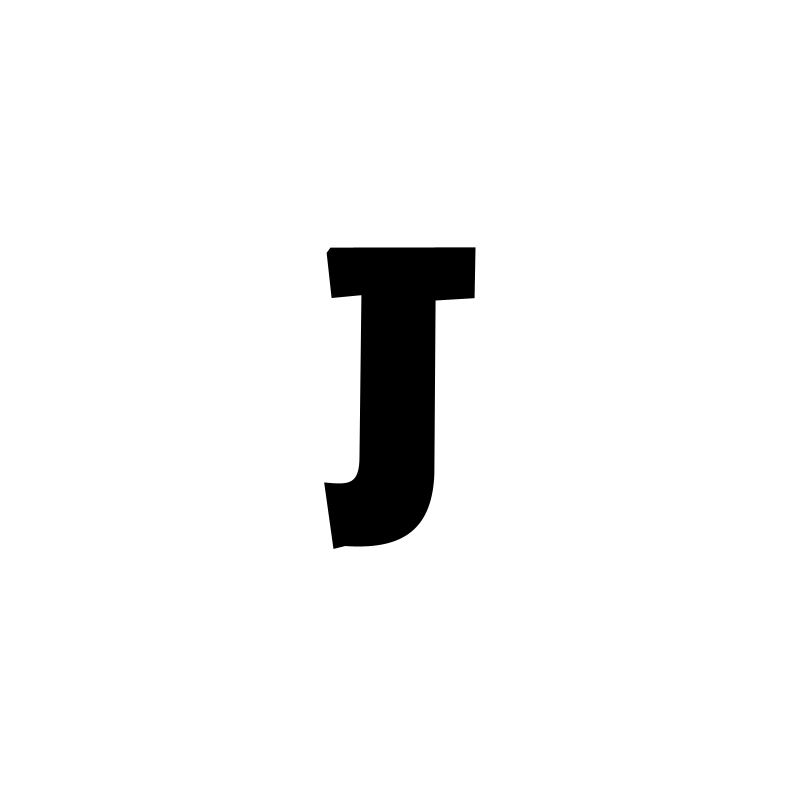
Frame 1 (no input)
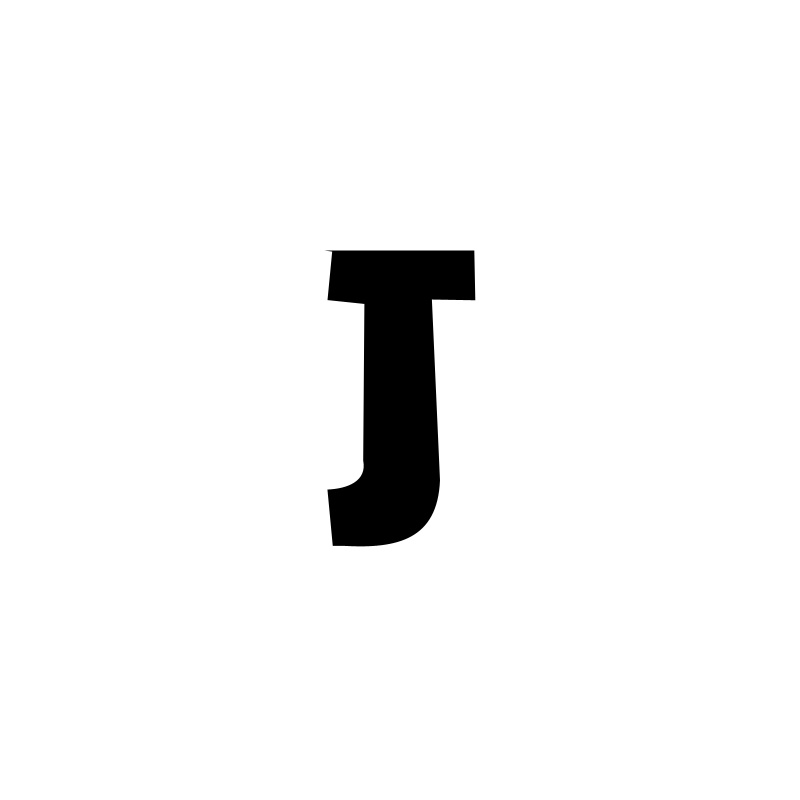
Frame 60 (the mouse pressed at the canvas centre just before this capture)
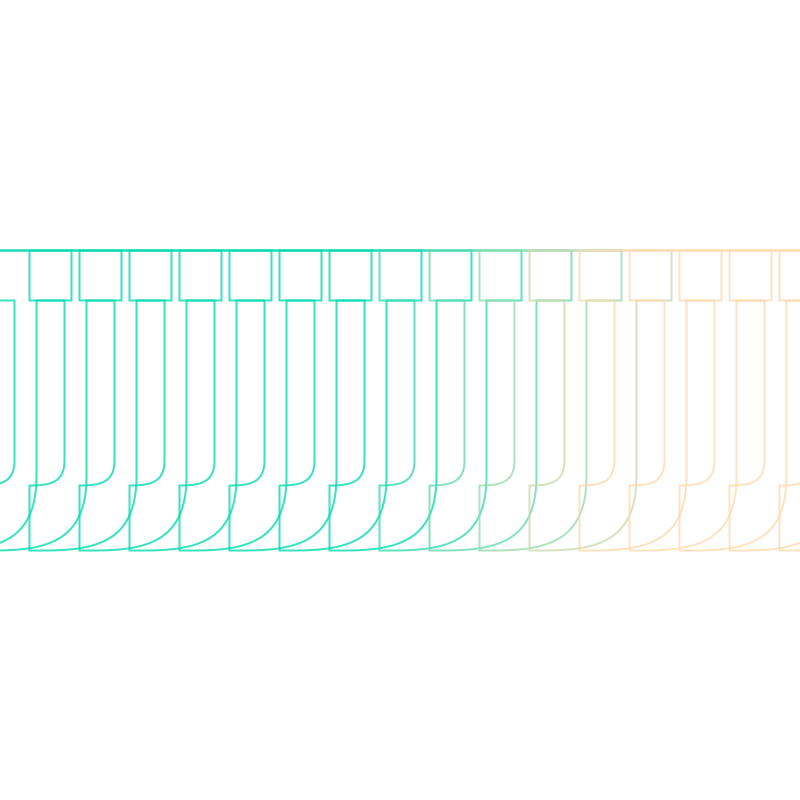
Frame 120 (the mouse held since frame 60 and released just before this capture)

The Processing sketch that drew these frames (run headless with seeded random() and noise(); from frame 60 on, the mouse is pressed at the canvas centre):

// Processing sketch: processing_41288
// ── processing_41288.pde

int num;

void setup() {
  size(800, 800);
  smooth();
}

void draw() {
  background(255);
  noFill();
  if (mousePressed == true) {
    for (int x = -400; x < 500; x = x + 50) {
      strokeWeight(2);
      stroke(x+0, 218, 174, 200);
      beginShape();
      vertex(x+329, 250);
      vertex(x+471, 250);
      vertex(x+471, 300);
      vertex(x+436, 300);
      vertex(x+436, 478);
      bezierVertex(x+435, 539, x+399, 550, x+344, 550);
      vertex(x+329, 550);
      vertex(x+329, 485);
      bezierVertex(x+350, 485, x+364, 482, x+364, 460);
      vertex(x+364, 300);
      vertex(x+329, 300);
      vertex(x+329, 250);
      endShape(CLOSE);
    }
  }
  else {
    frameRate(20);
    fill(0);
    noStroke();
    float num = constrain(5, 0, 5);
    beginShape();
    vertex(329+random(-num, num), 250+random(-num, num));
    vertex(471+random(-num, num), 250+random(-num, num));
    vertex(471+random(-num, num), 300+random(-num, num));
    vertex(436+random(-num, num), 300+random(-num, num));
    vertex(436+random(-num, num), 478+random(-num, num));
    bezierVertex(435+random(-num, num), 539+random(-num, num), 399+random(-num, num), 550+random(-num, num), 344+random(-num, num), 550+random(-num, num));
    vertex(329+random(-num, num), 550+random(-num, num));
    vertex(329+random(-num, num), 485+random(-num, num));
    bezierVertex(350+random(-num, num), 485+random(-num, num), 364+random(-num, num), 482+random(-num, num), 364+random(-num, num), 460+random(-num, num));
    vertex(364+random(-num, num), 300+random(-num, num));
    vertex(329+random(-num, num), 300+random(-num, num));
    vertex(329+random(-num, num), 250+random(-num, num));
    endShape(CLOSE);
  } 
}
